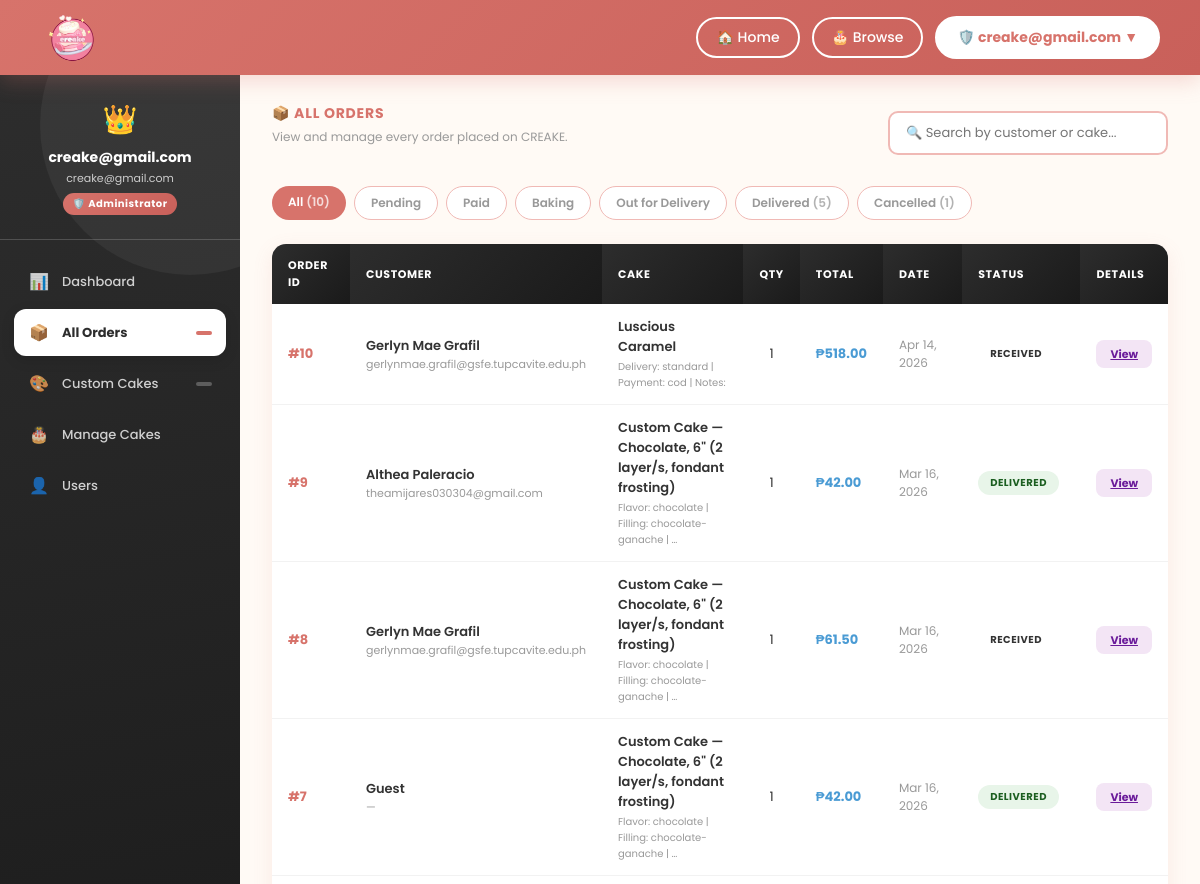
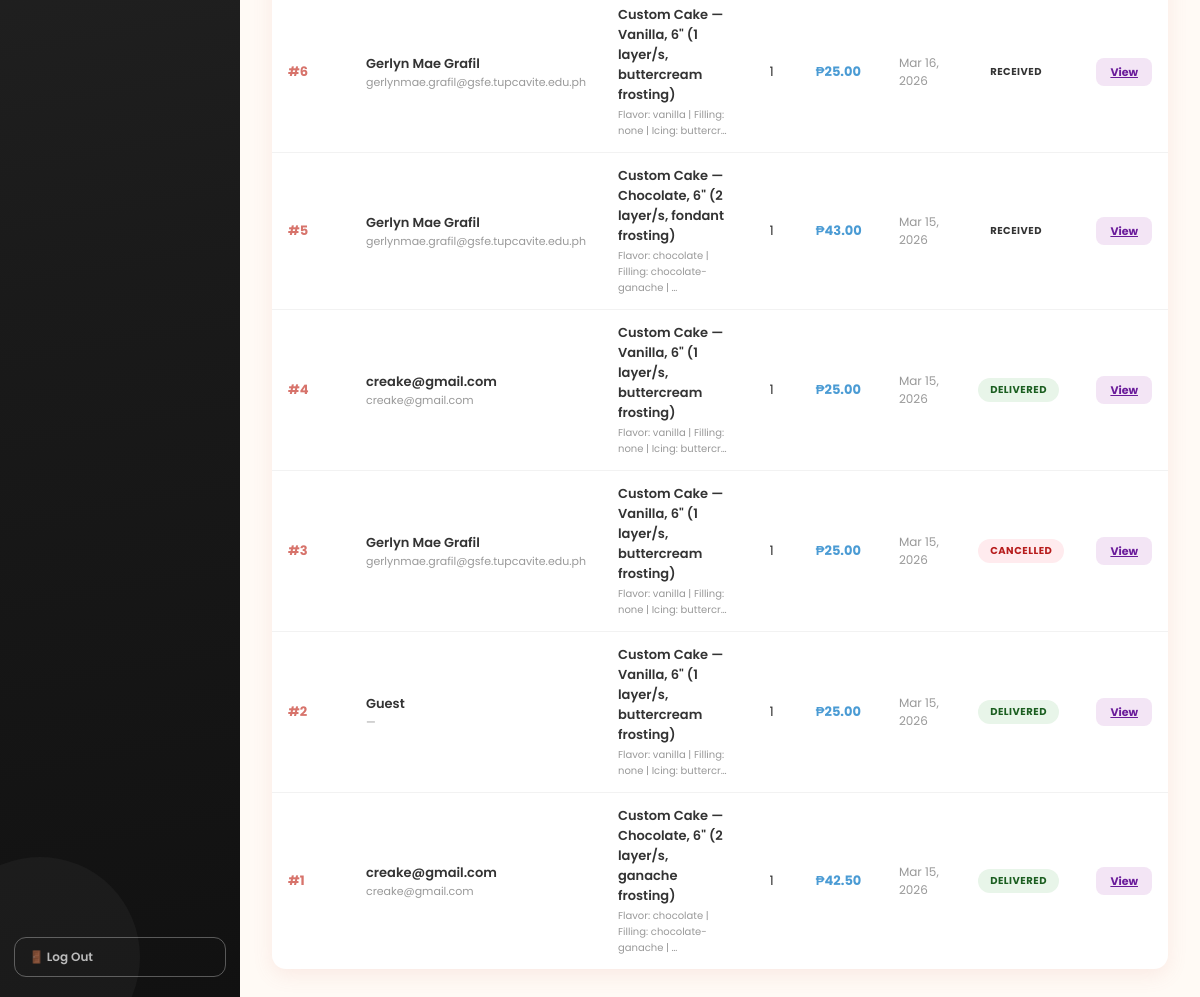
The app's page /admin-panel/orders/ (signed in) with its own data (2 pictures, top to bottom).
### creake/models.py (models this page shows, shortened)
class Order(models.Model):
    STATUS_CHOICES = [
        ('pending', 'Pending'),
        ('paid', 'Paid'),
        ('baking', 'Baking'),
        ('out_for_delivery', 'Out for Delivery'),
        ('delivered', 'Delivered'),
        ('received', 'Received'),
        ('cancelled', 'Cancelled'),
    ]
    CUSTOM_STATUS_CHOICES = [
        ('none', 'Not a Custom Cake'),
        ('pending', 'Pending Approval'),
        ('approved', 'Approved'),
        ('rejected', 'Rejected'),
    ]
    user       = models.ForeignKey(User, on_delete=models.CASCADE, null=True, blank=True)
    cake_name  = models.CharField(max_length=100, default='')
    quantity   = models.IntegerField(default=1)
    total      = models.DecimalField(max_digits=8, decimal_places=2, default=0)
    address    = models.TextField(default='')
    city       = models.CharField(max_length=100, default='')
    zip_code   = models.CharField(max_length=20, default='')
    status     = models.CharField(max_length=50, default='pending', choices=STATUS_CHOICES)
    phone = models.CharField(max_length=20, blank=True, default='')
    is_custom_cake  = models.BooleanField(default=False)
    custom_status   = models.CharField(max_length=20, choices=CUSTOM_STATUS_CHOICES, default='none')
    created_at        = models.DateTimeField(auto_now_add=True)
    paid_at           = models.DateTimeField(null=True, blank=True)
    baking_at         = models.DateTimeField(null=True, blank=True)
    delivered_at      = models.DateTimeField(null=True, blank=True)
    received_at       = models.DateTimeField(null=True, blank=True)
    rider_name        = models.CharField(max_length=100, blank=True, null=True)
    estimated_arrival = models.CharField(max_length=100, blank=True, null=True)
    step              = models.IntegerField(default=0)
    special_instructions = models.TextField(blank=True, null=True)
    class Meta:
        ordering = ['-created_at']
    def get_status_display(self):
        return dict(self.STATUS_CHOICES).get(self.status, 'Unknown')

### creake/views.py (the view)
# urls.py: path('admin-panel/orders/', views.admin_orders, name='admin_orders'),
@login_required
@user_passes_test(is_admin, login_url='creake:index')
def admin_orders(request):
    status_filter = request.GET.get('status', 'all')
    orders = Order.objects.select_related('user').order_by('-created_at')
    if status_filter != 'all':
        orders = orders.filter(status=status_filter)
    status_tabs = [
        ('All', 'all', Order.objects.count()),
        ('Pending', 'pending', Order.objects.filter(status='pending').count()),
        ('Paid', 'paid', Order.objects.filter(status='paid').count()),
        ('Baking', 'baking', Order.objects.filter(status='baking').count()),
        ('Out for Delivery', 'out_for_delivery', Order.objects.filter(status='out_for_delivery').count()),
        ('Delivered', 'delivered', Order.objects.filter(status='delivered').count()),
        ('Cancelled', 'cancelled', Order.objects.filter(status='cancelled').count()),
    ]
    context = {
        'orders': orders, 'status_tabs': status_tabs, 'current_status': status_filter,
        'pending_orders_count': Order.objects.filter(status='pending').count(),
        'pending_custom_count': Order.objects.filter(is_custom_cake=True, custom_status='pending').count(),
    }
    return render(request, 'creake/admin_orders.html', context)

### creake/views.py (called while the page is built)
def is_admin(user):
    return user.is_authenticated and user.is_staff

### creake/templates/creake/admin_orders.html (shortened to what this page needs)
{% extends 'creake/base_admin.html' %}
{% block nav_orders %}active{% endblock %}
{% block content %}
<div style="display:flex;justify-content:space-between;align-items:center;flex-wrap:wrap;gap:12px;">
  <div>
    <div class="section-title">&#128230; All Orders</div>
    <div class="section-sub">View and manage every order placed on CREAKE.</div>
  </div>
  <input type="text" class="admin-search" placeholder="&#128269; Search by customer or cake..." oninput="filterTable(this.value)">
</div>
<div style="display:flex;gap:8px;flex-wrap:wrap;">
  {% for label, value, count in status_tabs %}
  <a href="?status={{ value }}"
     style="padding:7px 16px;border-radius:20px;font-size:12px;font-weight:600;text-decoration:none;transition:all 0.2s;
            {% if current_status == value %}background:var(--coral);color:white;{% else %}background:white;color:var(--text-muted);border:1.5px solid #f0b9b5;{% endif %}">
    {{ label }} {% if count %}<span style="opacity:0.75;">({{ count }})</span>{% endif %}
  </a>
  {% endfor %}
</div>
{% if orders %}
<table class="admin-table" id="ordersTable">
  <thead>
    <tr>
      <th>Order ID</th>
      <th>Customer</th>
      <th>Cake</th>
      <th>Qty</th>
      <th>Total</th>
      <th>Date</th>
      <th>Status</th>
      <th>Details</th>
    </tr>
  </thead>
  <tbody>
    {% for order in orders %}
    <tr>
      <td><strong style="color:var(--coral);">#{{ order.id }}</strong></td>
      <td>
        <div style="font-weight:600;font-size:13px;">
          {% if order.user %}
            {% if order.user.get_full_name %}{{ order.user.get_full_name }}{% else %}{{ order.user.username }}{% endif %}
          {% else %}
            Guest
          {% endif %}
        </div>
        <div style="font-size:11px;color:var(--text-muted);">
          {% if order.user %}{{ order.user.email }}{% else %}—{% endif %}
        </div>
      </td>
      <td style="max-width:180px;">
        <div style="font-weight:600;">{{ order.cake_name }}</div>
        {% if order.special_instructions %}
        <div style="font-size:10px;color:var(--text-muted);margin-top:2px;">{{ order.special_instructions|truncatechars:50 }}</div>
        {% endif %}
      </td>
      <td style="text-align:center;">{{ order.quantity }}</td>
      <td><strong style="color:var(--blue-dark);">&#8369;{{ order.total }}</strong></td>
      <td style="color:var(--text-muted);font-size:12px;">{{ order.created_at|date:"M d, Y" }}</td>
      <td>
        <span class="badge
          {% if order.status == 'pending' %}badge-pending
          {% elif order.status == 'paid' %}badge-paid
          {% elif order.status == 'baking' %}badge-baking
          {% elif order.status == 'out_for_delivery' %}badge-delivery
          {% elif order.status == 'delivered' %}badge-delivered
          {% elif order.status == 'cancelled' %}badge-cancelled
          {% endif %}">
          {{ order.get_status_display }}
        </span>
      </td>
      <td>
        <a href="{% url 'creake:admin_order_detail' order.id %}" class="btn-action btn-view">View</a>
      </td>
    </tr>
    {% endfor %}
  </tbody>
</table>
{% else %}
<div class="admin-empty">
  <div class="empty-icon">&#128230;</div>
  <p>No orders found.</p>
</div>
{% endif %}
{% endblock %}

### creake/templates/creake/base_admin.html (shortened to what this page needs)
{% load static %}
<!DOCTYPE html>
<html lang="en">
<head>
<link rel="stylesheet" href="{% static 'creake/css/dashboard.css' %}">
</head>
<body>
<header class="site-header">
  <div class="header-logo">
    <a href="{% url 'creake:index' %}">
      <img src="{% static 'creake/images/creaked.png' %}" alt="CREAKE">
    </a>
  </div>
  <nav class="header-nav">
    <a href="{% url 'creake:index' %}">&#127968; Home</a>
    <a href="{% url 'creake:index' %}#main-content">&#127874; Browse</a>
    <div class="user-dropdown-wrap">
      <button class="user-nav-btn" onclick="toggleDropdown()">
        &#128737;&#65039; {{ request.user.first_name|default:request.user.username }} &#9660;
      </button>
    </div>
  </nav>
</header>
<div class="db-page">
  <aside class="db-side">
    <div class="side-avatar">
      <div class="admin-crown">&#128081;</div>
      <h3>{{ request.user.get_full_name|default:request.user.username }}</h3>
      <span>{{ request.user.email }}</span>
      <div class="side-badge">&#128737;&#65039; Administrator</div>
    </div>
    <nav class="side-nav">
      <a class="nav-item {% block nav_dashboard %}{% endblock %}" href="{% url 'creake:admin_dashboard' %}">
        <span class="nav-icon">&#128202;</span> Dashboard
      </a>
      <a class="nav-item {% block nav_orders %}{% endblock %}" href="{% url 'creake:admin_orders' %}">
        <span class="nav-icon">&#128230;</span> All Orders
        <span class="nav-badge">{{ pending_orders_count|default:"" }}</span>
      </a>
      <a class="nav-item {% block nav_custom_cakes %}{% endblock %}" href="{% url 'creake:admin_custom_cakes' %}">
        <span class="nav-icon">&#127912;</span> Custom Cakes
        <span class="nav-badge">{{ pending_custom_count|default:"" }}</span>
      </a>
      <a class="nav-item {% block nav_cakes %}{% endblock %}" href="{% url 'creake:admin_cakes' %}">
        <span class="nav-icon">&#127874;</span> Manage Cakes
      </a>
      <a class="nav-item {% block nav_users %}{% endblock %}" href="{% url 'creake:admin_users' %}">
        <span class="nav-icon">&#128100;</span> Users
      </a>
    </nav>
    <div class="side-bottom">
      <form method="post" action="{% url 'creake:logout' %}" style="margin:0;">
        <button type="submit" class="side-logout">&#128682; Log Out</button>
      </form>
    </div>
  </aside>
  <main class="db-main">
    <div class="db-body">
      {% block content %}{% endblock %}
    </div>
  </main>
</div>
</body>
</html>

### creake/static/creake/css/dashboard.css (style rules this page uses)
*, *::before, *::after { margin:0; box-sizing:border-box }
html, body { width:100%; min-height:100%; overflow-x:hidden; }
body { font-family:'Poppins',sans-serif; background:#fffaf5; color:#333; }
:root { --coral:#d7736b; --coral-dark:#c9605a; --coral-light:#ffe4f6; --blue:#5fb7f9; --blue-dark:#4a9bd4; --text:#333; --text-muted:#999; --text-soft:#666; --shadow:0 6px 20px rgba(215,115,107,0.12); --shadow-hover:0 14px 40px rgba(215,115,107,0.2); --radius:16px; --radius-sm:10px; }
.site-header { position:fixed; top:0; left:0; right:0; height:75px; padding:0 40px; display:flex; justify-content:space-between; align-items:center; background:linear-gradient(135deg,#d7736b 0%,#c9605a 100%); box-shadow:0 6px 20px rgba(215,115,107,0.25); z-index:1000; }
.header-logo img { height:65px; transition:0.3s; cursor:pointer; }
.header-nav { display:flex; gap:12px; align-items:center; }
.header-nav a { background:transparent; border:2px solid white; padding:8px 18px; border-radius:25px; font-weight:500; color:white; transition:all 0.3s; font-size:14px; font-family:'Poppins',sans-serif; text-decoration:none; display:flex; align-items:center; gap:6px; }
.user-nav-btn { background:white !important; border:2px solid white !important; color:#d7736b !important; font-weight:700 !important; padding:9px 20px !important; border-radius:25px !important; cursor:pointer !important; font-size:14px !important; font-family:'Poppins',sans-serif !important; display:flex !important; align-items:center !important; gap:6px !important; }
.user-dropdown-wrap { position:relative; }
.db-page { padding-top:75px; display:flex; min-height:100vh; }
.db-side { width:240px; flex-shrink:0; background:linear-gradient(170deg,#d7736b 0%,#c9605a 60%,#b84e47 100%); display:flex; flex-direction:column; position:fixed; top:75px; left:0; bottom:0; overflow:hidden; z-index:100; }
.db-side::before { content:''; position:absolute; width:300px; height:300px; border-radius:50%; background:rgba(255,255,255,0.05); top:-100px; right:-100px; pointer-events:none; }
.db-side::after { content:''; position:absolute; width:200px; height:200px; border-radius:50%; background:rgba(255,255,255,0.04); bottom:-60px; left:-60px; pointer-events:none; }
.side-avatar { display:flex; flex-direction:column; align-items:center; padding:24px 20px; border-bottom:1px solid rgba(255,255,255,0.18); position:relative; z-index:1; }
.side-avatar h3 { color:white; font-size:14px; font-weight:700; margin-bottom:2px; }
.side-avatar > span { color:rgba(255,255,255,0.75); font-size:11px; }
.side-badge { background:rgba(255,255,255,0.2); color:white; font-size:10px; font-weight:700; padding:3px 10px; border-radius:20px; margin-top:6px; letter-spacing:0.5px; }
.side-nav { padding:18px 14px; flex:1; position:relative; z-index:1; }
.nav-item { display:flex; align-items:center; gap:12px; padding:11px 14px; border-radius:12px; color:rgba(255,255,255,0.78); font-size:13px; font-weight:500; transition:all 0.25s; margin-bottom:4px; text-decoration:none; }
.nav-item.active { background:white; color:var(--coral); font-weight:700; box-shadow:0 4px 14px rgba(0,0,0,0.12); }
.nav-icon { font-size:16px; width:22px; text-align:center; }
.nav-badge { margin-left:auto; background:rgba(255,255,255,0.25); color:white; font-size:10px; font-weight:700; padding:2px 8px; border-radius:20px; }
.nav-item.active .nav-badge { background:var(--coral); color:white; }
.side-bottom { padding:0 14px 20px; position:relative; z-index:1; }
.side-logout { width:100%; padding:10px 14px; border:1.5px solid rgba(255,255,255,0.3); border-radius:12px; color:rgba(255,255,255,0.7); font-size:12px; font-weight:600; cursor:pointer; background:transparent; transition:all 0.2s; display:flex; align-items:center; gap:8px; font-family:'Poppins',sans-serif; }
.db-main { flex:1; margin-left:240px; }
.db-body { padding:28px 32px; display:flex; flex-direction:column; gap:24px; }
.section-title { font-size:14px; font-weight:700; color:var(--coral); text-transform:uppercase; letter-spacing:0.8px; margin-bottom:4px; }
.section-sub { font-size:12px; color:var(--text-muted); margin-bottom:16px; }

### records on screen
Order: status "Cancelled", quantity "1", id "3", user.get_full_name "Gerlyn Mae Grafil", user.email "gerlynmae.grafil@gsfe.tupcavite.edu.ph", cake_name "Custom Cake — Vanilla, 6\" (1 layer/s, buttercream frosting)", special_instructions "Flavor: vanilla | Filling: none | Icing: buttercr…", total "25.00", created_at "Mar 15, 2026", status "CANCELLED"
Order: id "10", user.get_full_name "Gerlyn Mae Grafil", user.email "gerlynmae.grafil@gsfe.tupcavite.edu.ph", cake_name "Luscious Caramel", special_instructions "Delivery: standard | Payment: cod | Notes:", quantity "1", total "518.00", created_at "Apr 14, 2026", status "RECEIVED"
Order: id "9", user.get_full_name "Althea Paleracio", user.email "theamijares030304@gmail.com", cake_name "Custom Cake — Chocolate, 6\" (2 layer/s, fondant frosting)", special_instructions "Flavor: chocolate | Filling: chocolate-ganache | …", quantity "1", total "42.00", created_at "Mar 16, 2026", status "DELIVERED"
Order: id "8", user.get_full_name "Gerlyn Mae Grafil", user.email "gerlynmae.grafil@gsfe.tupcavite.edu.ph", cake_name "Custom Cake — Chocolate, 6\" (2 layer/s, fondant frosting)", special_instructions "Flavor: chocolate | Filling: chocolate-ganache | …", quantity "1", total "61.50", created_at "Mar 16, 2026", status "RECEIVED"
Order: id "7", shows "Guest", cake_name "Custom Cake — Chocolate, 6\" (2 layer/s, fondant frosting)", special_instructions "Flavor: chocolate | Filling: chocolate-ganache | …", quantity "1", total "42.00", created_at "Mar 16, 2026", status "DELIVERED"
Order: id "6", user.get_full_name "Gerlyn Mae Grafil", user.email "gerlynmae.grafil@gsfe.tupcavite.edu.ph", cake_name "Custom Cake — Vanilla, 6\" (1 layer/s, buttercream frosting)", special_instructions "Flavor: vanilla | Filling: none | Icing: buttercr…", quantity "1", total "25.00", created_at "Mar 16, 2026", status "RECEIVED"
Order: id "5", user.get_full_name "Gerlyn Mae Grafil", user.email "gerlynmae.grafil@gsfe.tupcavite.edu.ph", cake_name "Custom Cake — Chocolate, 6\" (2 layer/s, fondant frosting)", special_instructions "Flavor: chocolate | Filling: chocolate-ganache | …", quantity "1", total "43.00", created_at "Mar 15, 2026", status "RECEIVED"
Order: id "4", user.username "creake@gmail.com", user.email "creake@gmail.com", cake_name "Custom Cake — Vanilla, 6\" (1 layer/s, buttercream frosting)", special_instructions "Flavor: vanilla | Filling: none | Icing: buttercr…", quantity "1", total "25.00", created_at "Mar 15, 2026", status "DELIVERED"
Order: id "2", shows "Guest", cake_name "Custom Cake — Vanilla, 6\" (1 layer/s, buttercream frosting)", special_instructions "Flavor: vanilla | Filling: none | Icing: buttercr…", quantity "1", total "25.00", created_at "Mar 15, 2026", status "DELIVERED"
Order: id "1", user.username "creake@gmail.com", user.email "creake@gmail.com", cake_name "Custom Cake — Chocolate, 6\" (2 layer/s, ganache frosting)", special_instructions "Flavor: chocolate | Filling: chocolate-ganache | …", quantity "1", total "42.50", created_at "Mar 15, 2026", status "DELIVERED"

### other values on screen
{{ request.user.first_name|default:request.user.username }} "creake@gmail.com"
{{ request.user.get_full_name|default:request.user.username }} "creake@gmail.com"
{{ request.user.email }} "creake@gmail.com"
{{ label }} "All" "Pending" "Paid" "Baking" "Out for Delivery" "Delivered"
{{ count }} "10" "5"
